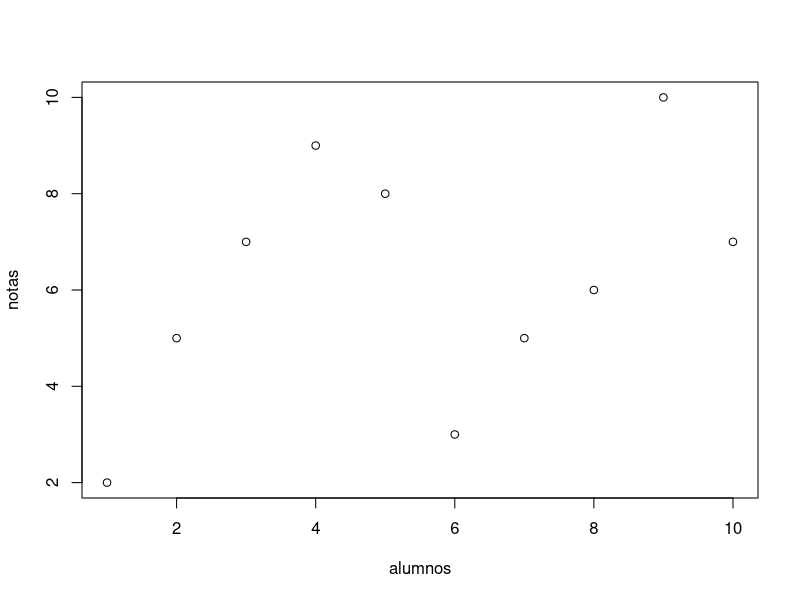
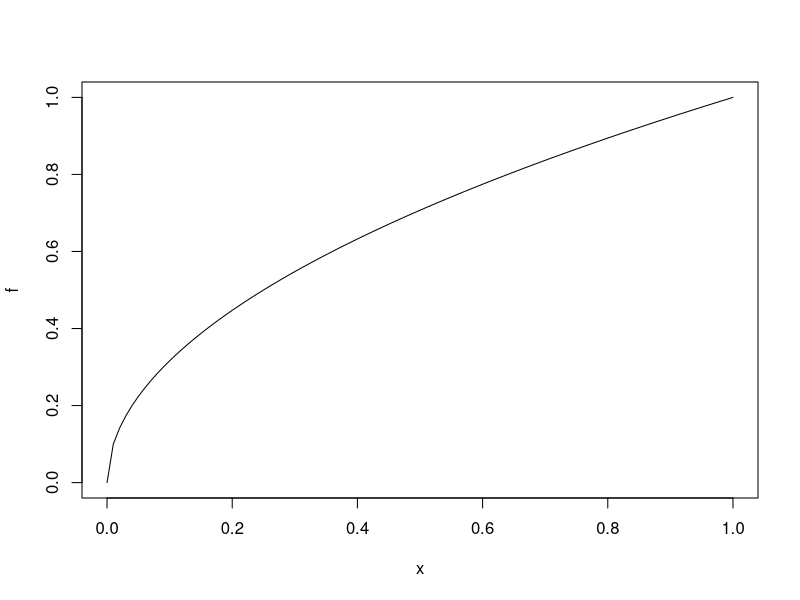
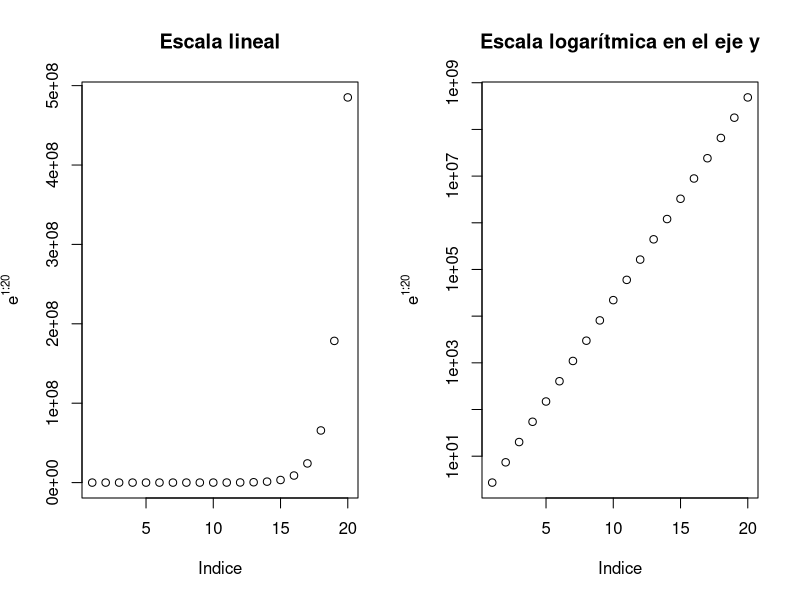
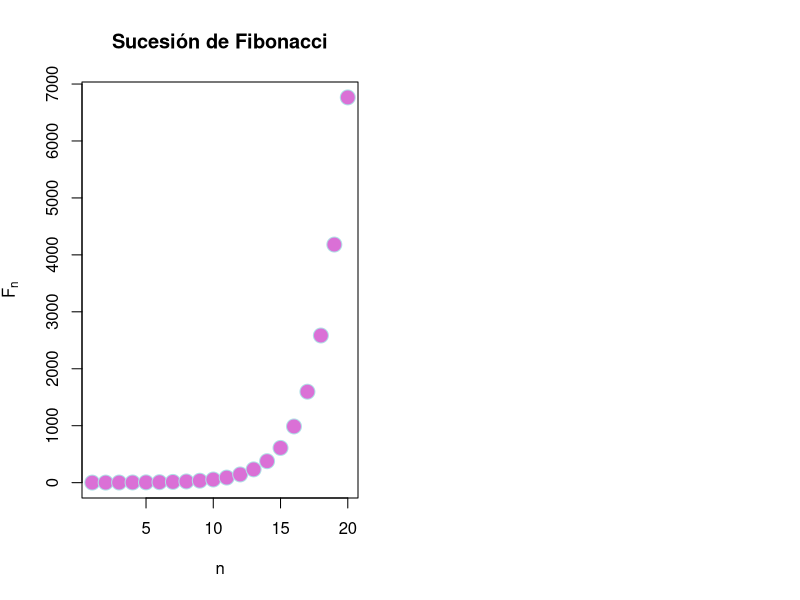

The R script that drew these images, in order:
## ---- chunk 1
knitr::opts_chunk$set(echo = TRUE)
## ---- chunk 2
alumnos=c(1:10)
notas=c(2,5,7,9,8,3,5,6,10,7)
#Gráfica de la función
plot(alumnos,notas)
## ---- chunk 3
f<-function(x){sqrt(x)}
plot(f)
## ---- chunk 4
par(mfrow=c(1,2))

plot=plot(exp(1:20), xlab='Indice', ylab=expression(e^{1:20}),
          main='Escala lineal')

plotLog=plot(exp(1:20), log='y', xlab='Indice', ylab=expression(e^{1:20}),
             main='Escala logarítmica en el eje y')
## ---- chunk 5
# Sucesión de Fibonacci
n=1:20
fib=(1/sqrt(5))*((1+sqrt(5))/2)^n-(1/sqrt(5))*((1-sqrt(5))/2)^n
plot(fib, xlab="n", ylab=expression(F[n]), main="Sucesión de Fibonacci", pch=21, 
                                    cex=2, col="powderblue", bg="orchid")
